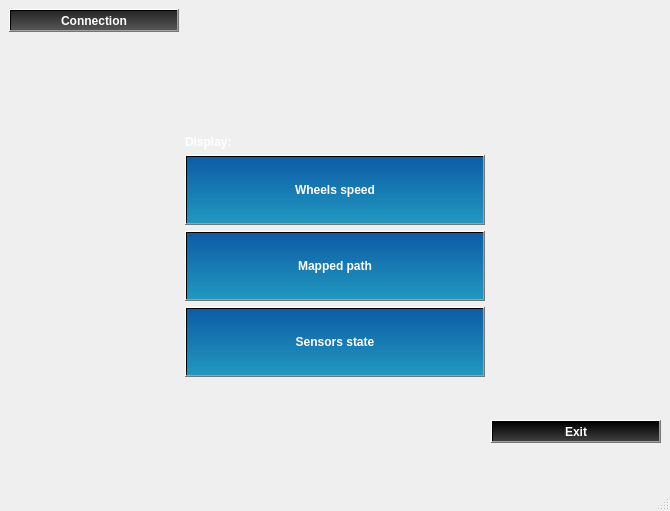
<?xml version="1.0" encoding="UTF-8"?>
<ui version="4.0">
 <class>MainWindow</class>
 <widget class="QMainWindow" name="MainWindow">
  <property name="geometry">
   <rect>
    <x>0</x>
    <y>0</y>
    <width>670</width>
    <height>511</height>
   </rect>
  </property>
  <property name="font">
   <font>
    <weight>75</weight>
    <bold>true</bold>
    <kerning>true</kerning>
   </font>
  </property>
  <property name="windowTitle">
   <string>MainWindow</string>
  </property>
  <property name="animated">
   <bool>true</bool>
  </property>
  <property name="tabShape">
   <enum>QTabWidget::Rounded</enum>
  </property>
  <widget class="QWidget" name="centralwidget">
   <layout class="QGridLayout" name="gridLayout">
    <item row="0" column="1">
     <spacer name="horizontalSpacer">
      <property name="orientation">
       <enum>Qt::Horizontal</enum>
      </property>
      <property name="sizeHint" stdset="0">
       <size>
        <width>40</width>
        <height>20</height>
       </size>
      </property>
     </spacer>
    </item>
    <item row="10" column="2">
     <spacer name="horizontalSpacer_3">
      <property name="orientation">
       <enum>Qt::Horizontal</enum>
      </property>
      <property name="sizeHint" stdset="0">
       <size>
        <width>40</width>
        <height>20</height>
       </size>
      </property>
     </spacer>
    </item>
    <item row="10" column="0">
     <spacer name="horizontalSpacer_2">
      <property name="orientation">
       <enum>Qt::Horizontal</enum>
      </property>
      <property name="sizeHint" stdset="0">
       <size>
        <width>40</width>
        <height>20</height>
       </size>
      </property>
     </spacer>
    </item>
    <item row="0" column="0">
     <widget class="QPushButton" name="pushButton_OpenC">
      <property name="font">
       <font>
        <weight>75</weight>
        <bold>true</bold>
        <kerning>true</kerning>
       </font>
      </property>
      <property name="styleSheet">
       <string notr="true">background-color: qlineargradient(x1: 0, y1: 0, x2: 0, y2: 1, stop: 0 #262626, stop: 1 #565656);
color: white
</string>
      </property>
      <property name="text">
       <string>Connection</string>
      </property>
     </widget>
    </item>
    <item row="15" column="2">
     <widget class="QPushButton" name="pushButton_Exit">
      <property name="font">
       <font>
        <weight>75</weight>
        <bold>true</bold>
        <kerning>true</kerning>
       </font>
      </property>
      <property name="styleSheet">
       <string notr="true">background-color: qlineargradient(x1: 0, y1: 0, x2: 0, y2: 1, stop: 0 #000000, stop: 1 #3f3f3f);
color: white</string>
      </property>
      <property name="text">
       <string>Exit</string>
      </property>
     </widget>
    </item>
    <item row="12" column="1">
     <widget class="QPushButton" name="pushButton_OpenSS">
      <property name="enabled">
       <bool>true</bool>
      </property>
      <property name="minimumSize">
       <size>
        <width>300</width>
        <height>70</height>
       </size>
      </property>
      <property name="font">
       <font>
        <weight>75</weight>
        <bold>true</bold>
        <kerning>true</kerning>
       </font>
      </property>
      <property name="styleSheet">
       <string notr="true">background-color: qlineargradient(x1: 0, y1: 0, x2: 0, y2: 1, stop: 0 #0d5ca6, stop: 1 #2198c0);
color: white;</string>
      </property>
      <property name="text">
       <string>Sensors state</string>
      </property>
     </widget>
    </item>
    <item row="9" column="1" rowspan="2">
     <widget class="QPushButton" name="pushButton_OpenWS">
      <property name="minimumSize">
       <size>
        <width>300</width>
        <height>70</height>
       </size>
      </property>
      <property name="font">
       <font>
        <weight>75</weight>
        <bold>true</bold>
        <underline>false</underline>
        <kerning>true</kerning>
       </font>
      </property>
      <property name="styleSheet">
       <string notr="true">background-color: qlineargradient(x1: 0, y1: 0, x2: 0, y2: 1, stop: 0 #0d5ca6, stop: 1 #2198c0);
color: white </string>
      </property>
      <property name="text">
       <string>Wheels speed</string>
      </property>
     </widget>
    </item>
    <item row="15" column="1">
     <spacer name="verticalSpacer_2">
      <property name="orientation">
       <enum>Qt::Vertical</enum>
      </property>
      <property name="sizeHint" stdset="0">
       <size>
        <width>20</width>
        <height>40</height>
       </size>
      </property>
     </spacer>
    </item>
    <item row="11" column="1">
     <widget class="QPushButton" name="pushButton_OpenMP">
      <property name="minimumSize">
       <size>
        <width>300</width>
        <height>70</height>
       </size>
      </property>
      <property name="font">
       <font>
        <weight>75</weight>
        <bold>true</bold>
        <kerning>true</kerning>
       </font>
      </property>
      <property name="styleSheet">
       <string notr="true">background-color: qlineargradient(x1: 0, y1: 0, x2: 0, y2: 1, stop: 0 #0d5ca6, stop: 1 #2198c0);
color: white</string>
      </property>
      <property name="text">
       <string>Mapped path</string>
      </property>
     </widget>
    </item>
    <item row="7" column="0">
     <spacer name="verticalSpacer">
      <property name="orientation">
       <enum>Qt::Vertical</enum>
      </property>
      <property name="sizeHint" stdset="0">
       <size>
        <width>20</width>
        <height>40</height>
       </size>
      </property>
     </spacer>
    </item>
    <item row="8" column="1">
     <widget class="QLabel" name="label">
      <property name="font">
       <font>
        <weight>75</weight>
        <bold>true</bold>
        <kerning>true</kerning>
       </font>
      </property>
      <property name="styleSheet">
       <string notr="true">color: white;</string>
      </property>
      <property name="text">
       <string>Display:</string>
      </property>
     </widget>
    </item>
   </layout>
  </widget>
  <widget class="QStatusBar" name="statusbar"/>
  <action name="actionasd">
   <property name="text">
    <string>asd</string>
   </property>
  </action>
  <action name="actionasd_2">
   <property name="text">
    <string>asd</string>
   </property>
  </action>
  <action name="actionasd_3">
   <property name="text">
    <string>asd</string>
   </property>
  </action>
  <action name="actionConnection">
   <property name="text">
    <string>Connection</string>
   </property>
  </action>
  <action name="actionExit">
   <property name="text">
    <string>Exit</string>
   </property>
  </action>
 </widget>
 <resources/>
 <connections>
  <connection>
   <sender>pushButton_Exit</sender>
   <signal>clicked()</signal>
   <receiver>MainWindow</receiver>
   <slot>close()</slot>
   <hints>
    <hint type="sourcelabel">
     <x>658</x>
     <y>440</y>
    </hint>
    <hint type="destinationlabel">
     <x>578</x>
     <y>66</y>
    </hint>
   </hints>
  </connection>
 </connections>
 <slots>
  <signal>signal1()</signal>
 </slots>
</ui>
